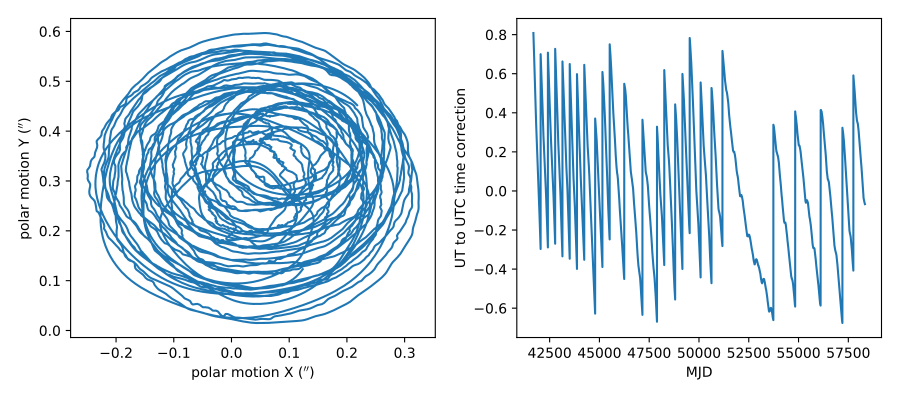

The Python source for this figure:
import matplotlib.pyplot as plt
from astropy.utils import iers

table = iers.IERS_Auto.open() # table containing all parameters
px = table['PM_x']
py = table['PM_y']
mjd = table['MJD']
tcorr = table['UT1_UTC_A']

plt.figure(figsize=(9,4))
plt.subplot(1,2,1)
plt.plot(px, py)
plt.xlabel("polar motion X ({})".format(px.unit.to_string('latex')))
plt.ylabel("polar motion Y ({})".format(py.unit.to_string('latex')))

plt.subplot(1,2,2)
plt.plot(mjd, tcorr)
plt.xlabel("MJD")
plt.ylabel("UT to UTC time correction")
plt.tight_layout()
